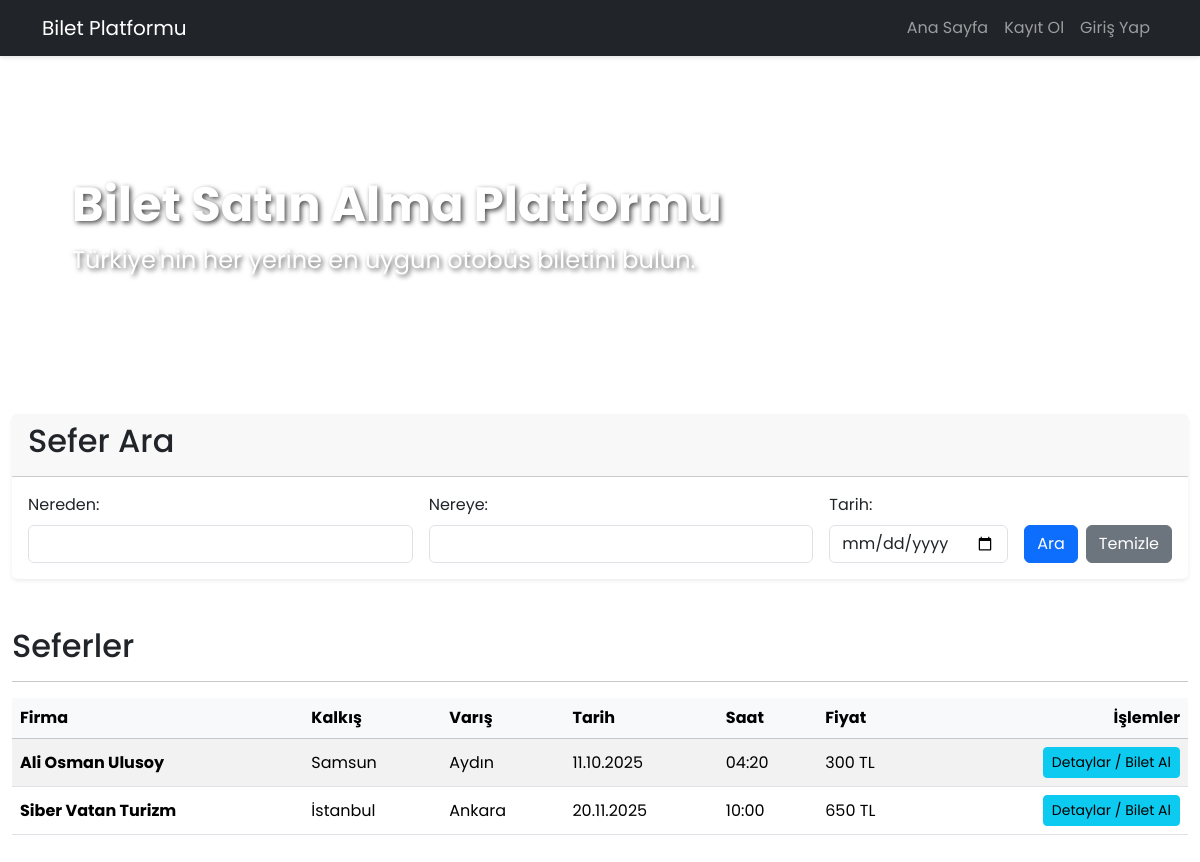
Before: / with the older database file.
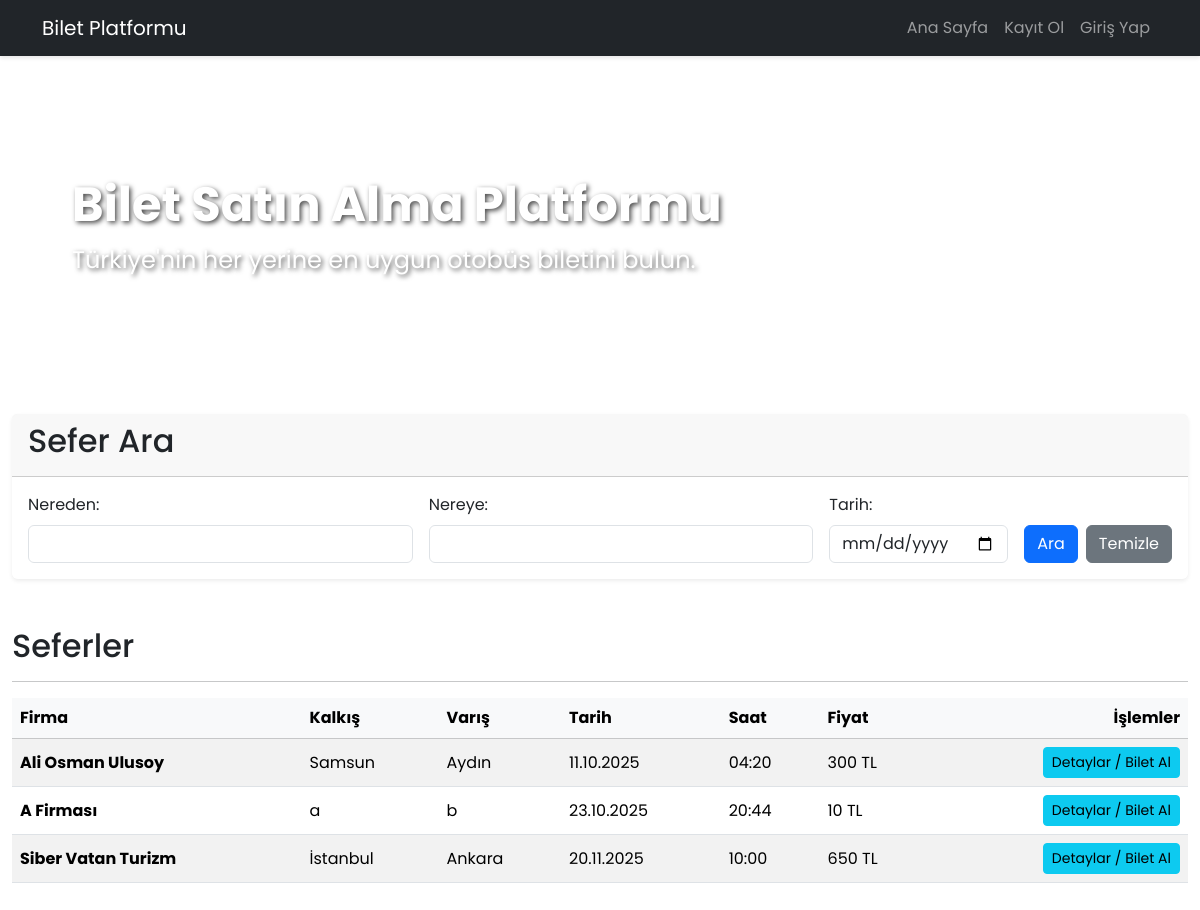
After: the same page with the newer database file.
### tables this page shows
CREATE TABLE Trips (id TEXT PRIMARY KEY NOT NULL, company_id TEXT NOT NULL, destination_city TEXT NOT NULL, arrival_time DATETIME NOT NULL, departure_time DATETIME NOT NULL, departure_city TEXT NOT NULL, price REAL NOT NULL, capacity INTEGER NOT NULL, created_at TIMESTAMP DEFAULT CURRENT_TIMESTAMP, FOREIGN KEY (company_id) REFERENCES Bus_Company(id));

CREATE TABLE Bus_Company (id TEXT PRIMARY KEY NOT NULL, name TEXT UNIQUE NOT NULL, logo_path TEXT, created_at TIMESTAMP DEFAULT CURRENT_TIMESTAMP NOT NULL);

### index.php (the view, shortened to what this page needs)
<?php
require 'includes/db.php';
require 'layouts/header.php';
$sql = "SELECT t.id, t.departure_city, t.destination_city, t.departure_time, t.price, f.name AS firm_name
        FROM Trips t
        LEFT JOIN Bus_Company f ON t.company_id = f.id
        WHERE 1=1";
$params = [];
$from = isset($_GET['from_city']) ? trim($_GET['from_city']) : '';
$to   = isset($_GET['to_city'])   ? trim($_GET['to_city'])   : '';
$date = isset($_GET['date'])      ? trim($_GET['date'])      : '';
$sql .= " ORDER BY t.departure_time ASC";
$stmt = $pdo->prepare($sql);
$stmt->execute($params);
$trips = $stmt->fetchAll(PDO::FETCH_ASSOC);
?>
<div class="p-5 mb-4 bg-light rounded-3">
  <div class="container-fluid py-5">
    <h1 class="display-5 fw-bold">Bilet Satın Alma Platformu</h1>
    <p class="col-md-8 fs-4">Türkiye'nin her yerine en uygun otobüs biletini bulun.</p>
  </div>
</div>
<div class="card shadow-sm mb-4">
    <div class="card-header"><h2>Sefer Ara</h2></div>
    <div class="card-body">
        <form method="GET" action="index.php" class="row g-3 align-items-end">
            <div class="col-md"><label for="from_city" class="form-label">Nereden:</label><input type="text" class="form-control" id="from_city" name="from_city" value="<?= htmlspecialchars($from) ?>"></div>
            <div class="col-md"><label for="to_city" class="form-label">Nereye:</label><input type="text" class="form-control" id="to_city" name="to_city" value="<?= htmlspecialchars($to) ?>"></div>
            <div class="col-md-auto"><label for="date" class="form-label">Tarih:</label><input type="date" class="form-control" id="date" name="date" value="<?= htmlspecialchars($date) ?>"></div>
            <div class="col-md-auto"><button type="submit" class="btn btn-primary">Ara</button><a href="/" class="btn btn-secondary ms-2">Temizle</a></div>
        </form>
    </div>
</div>
<h2 class="mt-5">Seferler</h2>
<hr>
<?php if ($trips): ?>
    <div class="table-responsive">
        <table class="table table-striped table-hover align-middle">
            <thead class="table-light">
                <tr><th>Firma</th><th>Kalkış</th><th>Varış</th><th>Tarih</th><th>Saat</th><th>Fiyat</th><th class="text-end">İşlemler</th></tr>
            </thead>
            <tbody>
                <?php foreach ($trips as $trip): ?>
                    <tr>
                        <td><strong><?= htmlspecialchars($trip['firm_name'] ?? 'Firma Bilgisi Yok') ?></strong></td>
                        <td><?= htmlspecialchars($trip['departure_city']) ?></td>
                        <td><?= htmlspecialchars($trip['destination_city']) ?></td>
                        <td><?= htmlspecialchars(date('d.m.Y', strtotime($trip['departure_time']))) ?></td>
                        <td><?= htmlspecialchars(date('H:i', strtotime($trip['departure_time']))) ?></td>
                        <td><?= htmlspecialchars($trip['price']) ?> TL</td>
                        <td class="text-end"><a href="pages/trip_details.php?id=<?= $trip['id'] ?>" class="btn btn-sm btn-info">Detaylar / Bilet Al</a></td>
                    </tr>
                <?php endforeach; ?>
            </tbody>
        </table>
    </div>
<?php else: ?>
    <div class="alert alert-warning">Veritabanında kayıtlı sefer bulunamadı veya arama kriterlerine uygun sonuç yok.</div>
<?php endif; ?>
<?php require 'layouts/footer.php'; ?>

Changed rows visible on the page:
added trips: company.name "A Firması", departure_city "a", destination_city "b", departure_time "23.10.2025", departure_time "20:44", price "10"
